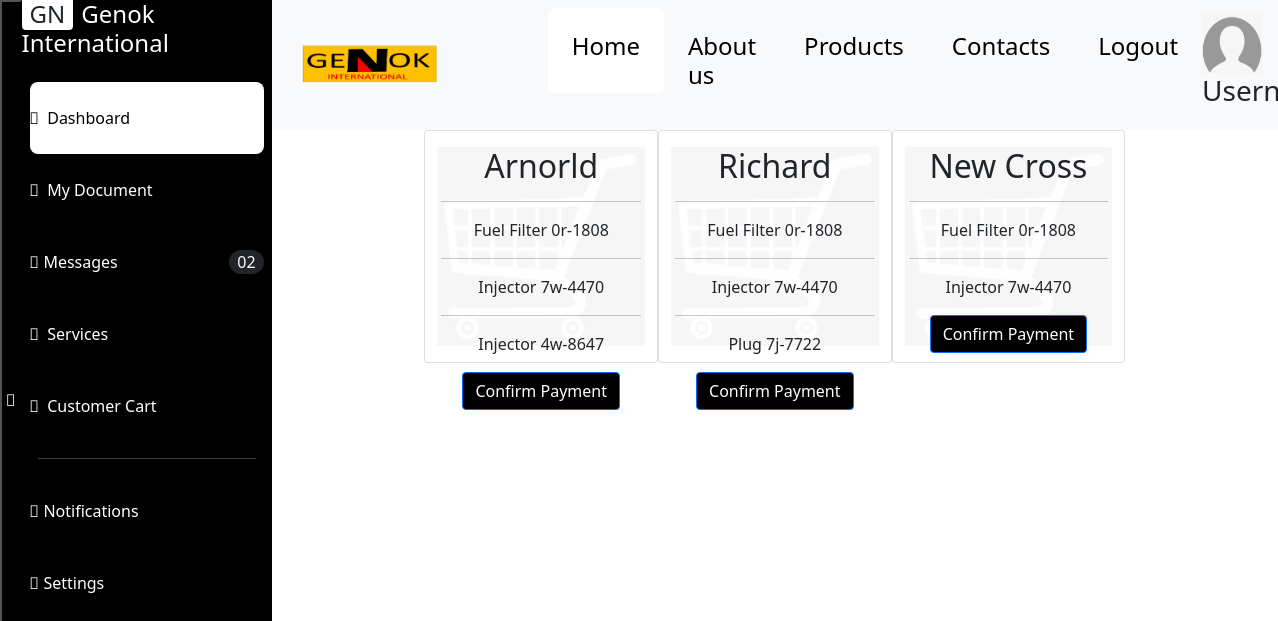
Screenshot of /notification/ with the database file from the repository.
### products/models.py (models this page shows, shortened)
class Cart_id(models.Model):
    userID = models.ForeignKey(User, on_delete=models.CASCADE)
    cartID = models.CharField(max_length=50,)
    customer_name = models.CharField(max_length=50, null=False)
    is_checked_out = models.BooleanField(default=False)
    is_attended = models.BooleanField(default=False)
    is_paid = models.BooleanField(default=False)
    def __str__(self):
        return f"{self.customer_name}"

class CartItem(models.Model):
    date_added = models.DateTimeField(auto_now_add=True)
    userID = models.ForeignKey(User, on_delete=models.CASCADE)
    product = models.ForeignKey(Stock, on_delete=models.CASCADE)
    quantity = models.IntegerField(default=1)
    cart_ID = models.ForeignKey(Cart_id, on_delete=models.CASCADE)

class Stock(models.Model):
    name = models.CharField(max_length=225, null=False)
    part_number = models.CharField(max_length=50, primary_key=True)
    location = models.CharField(max_length=10, null=False)
    balance = models.IntegerField()
    price = models.IntegerField(null=True)
    def __str__(self):
        return f"{self.name} {self.part_number} "

### checkout/views.py (the view, shortened to what this page needs)
# urls.py: path('', views.fin_sec, name='fin_sec'),
def fin_sec(request):
    if request.method == 'GET':
        cart_item = CartItem.objects.filter(cart_ID__is_checked_out=True, cart_ID__is_paid=False)
        template = loader.get_template('fin_sec.html')
        context = {
            'cart_item': cart_item,
        }
        return HttpResponse(template.render(context, request))

### checkout/templates/fin_sec.html (shortened to what this page needs)
<!DOCTYPE html>
<html lang="en">
<head>
  <link rel="stylesheet" href="https://cdnjs.cloudflare.com/ajax/libs/font-awesome/6.0.0-beta2/css/all.min.css">
</head>
<body>
{% extends "base.html"%}
{% load static%}
{% block body %}
<div class="row justify-content-center px-5">
     {% regroup cart_item by cart_ID as cart_item %}
    {% for items in cart_item%}
    <div class="card col-lg-3 py-3">
      <img class="card-img-top" src='{%static "cart2.png"%}' alt="Card image">
      <div class="card-img-overlay text-center text-dark document">
        <h2 style="text-transform:capitalize;">{{items.grouper}}</h2>
        {% for things in items.list|slice:":3"%}
        <hr>
        <p class="card-text" style="text-transform:capitalize;">{{things.product}}</p>
        {% endfor %}
          <a href="{% url 'confirm_checkout' items.grouper.cartID %}"><button class="btn btn-primary" type="button">Confirm Payment</button></a>
      </div>
    </div>
    {% endfor %}
</div>
{% endblock body%}

### products/templates/base.html (shortened to what this page needs)
{% load static %}
<html lang="en">
  <head>
    <link
      href="https://cdn.jsdelivr.net/npm/bootstrap@5.0.2/dist/css/bootstrap.min.css"
      rel="stylesheet"
    />
    <link rel="stylesheet" href='{% static "base.css"%}' />
    <link
      rel="stylesheet"
      href="https://pro.fontawesome.com/releases/v5.10.0/css/all.css"
    />
  </head>
  <body>
    <section>
      <div class="main-container d-flex">
        <button
          class="btn2 d-mb-none d-block px-1 py-0 text-white"
          onclick="myFunction()"
        >
          <i class="fal fa-stream"></i>
        </button>
        <div class="sidebar" id="side_nav">
          <div class="header-box">
            <h1 class="fs-4">
              <span class="bg-white text-dark rounded shadow px-2 me-2">GN</span
              ><span class="text-white">Genok International</span>
            </h1>
            <ul class="list-unstyled px-2 pt-3">
              <li class="active">
                <a href="/dashboard" class="text-decoration-none d-block py-4"
                  ><i class="fal fa-home me-2"></i>Dashboard</a
                >
              </li>
              <li class="">
                <a href="/documents" class="text-decoration-none d-block py-4"
                  ><i class="fal fa-list me-2"></i>My Document</a
                >
              </li>
              <li class="py-4">
                <a
                  href="/chat"
                  class="text-decoration-none d-flex justify-content-between d-block"
                >
                  <span><i class="fal fa-comment"></i> Messages</span>
                  <span class="bg-dark rounded-pill text-white py-0 px-2"
                    >02</span
                  >
                </a>
              </li>
              <li class="">
                <a href="#" class="text-decoration-none d-block py-4"
                  ><i class="fal fa-envelope-open-text me-2"></i>Services</a
                >
              </li>
              <li class="">
                <a href="/carts" class="text-decoration-none d-block py-4"
                  ><i class="fal fa-user me-2"></i>Customer Cart</a
                >
              </li>
            </ul>
          </div>
          <hr class="h-colour mx-3" />
          <ul class="list-unstyled px-2">
            <li class="py-4">
              <a href="/notification" class="text-decoration-none d-block"
                ><i class="fal fa-bell"> Notifications</i></a
              >
            </li>
            <li class="py-4">
              <a href="#" class="text-decoration-none d-block"
                ><i class="fal fa-bars"> Settings</i></a
              >
            </li>
          </ul>
        </div>
        <div class="content">
          <nav class="navbar navbar-expand-lg navbar-light bg-light sticky-top">
            <div class="container-fluid">
              <a class="navbar-brand" href="#"
                ><img
                  src='{%static "GenokLogo.png"%}'
                  alt=""
                  class="img-fluid"
                  height="100px"
                  width="240px"
              /></a>
              <div class="collapse navbar-collapse" id="navbarSupportedContent">
                <ul class="navbar-nav me-auto mb-2 mb-lg-0 navigation">
                  <li class="nav-item">
                    <a class="nav-link active" aria-current="page" href="#"
                      ><h4>Home</h4></a
                    >
                  </li>
                  <li class="nav-item">
                    <a class="nav-link" href="#"><h4>About us</h4></a>
                  </li>
                  <li class="nav-item">
                    <a class="nav-link" href="#"><h4>Products</h4></a>
                  </li>
                  <li class="nav-item">
                    <a
                      class="nav-link "
                      href="#"
                      tabindex="-1"
                      aria-disabled="true"
                      ><h4>Contacts</h4></a
                    >
                  </li>
                  <li class="nav-item">
                    <a
                      class="nav-link "
                      href="{% url 'logout_user'%}"
                      tabindex="-1"
                      aria-disabled="true"
                      ><h4>Logout</h4></a
                    >
                  </li>
                </ul>
                <div class="userid mx-auto">
                  <img
                    src='{%static "profile.png"%}'
                    alt="profile pic"
                    height="60px"
                    width="60px"
                    class="mx-auto"
                  />
                  <h3 class="mx-auto">Username: {{username}}</h3>
                </div>
              </div>
            </div>
          </nav>
          <div class="dashboard-content">
            {% block body %}
            {% endblock body %}
          </div>
        </div>
      </div>
    </section>
  </body>
</html>

### products/static/base.css (style rules this page uses)
body { background: white; }
#side_nav { background: black; min-width: 250px; max-width: 250px; }
.btn { background-color: black; }
.content { min-height: 100vh; width: 100%; }
hr.h-colour { background: white; }
.active { background: white; border-radius: 8px; }
.sidebar li.active a,.sidebar li.active a:hover { color: black; }
.sidebar li a { color: white; }
.navigation { margin-left: 10%; }
.navbar-nav h4 { padding: 16px; color: black; }

### products/templates/base.html (style rules this page uses)
body { background: white; }
#side_nav { background: black; min-width: 250px; max-width: 250px; }
.btn2 { background-color: black; }
.content { min-height: 100vh; width: 100%; }
hr.h-colour { background: white; }
.active { background: white; border-radius: 8px; }
.sidebar li.active a,.sidebar li.active a:hover { color: black; }
.sidebar li a { color: white; }
.navigation { margin-left: 10%; }
.navbar-nav h4 { padding: 16px; color: black; }

### rows the page displays
Cart_id: grouper "Arnorld"
CartItem: product "Fuel Filter 0r-1808"
CartItem: product "Injector 7w-4470"
CartItem: product "Injector 4w-8647"
Cart_id: grouper "Richard"
CartItem: product "Fuel Filter 0r-1808"
CartItem: product "Injector 7w-4470"
CartItem: product "Plug 7j-7722"
Cart_id: grouper "New Cross"
CartItem: product "Fuel Filter 0r-1808"
CartItem: product "Injector 7w-4470"
